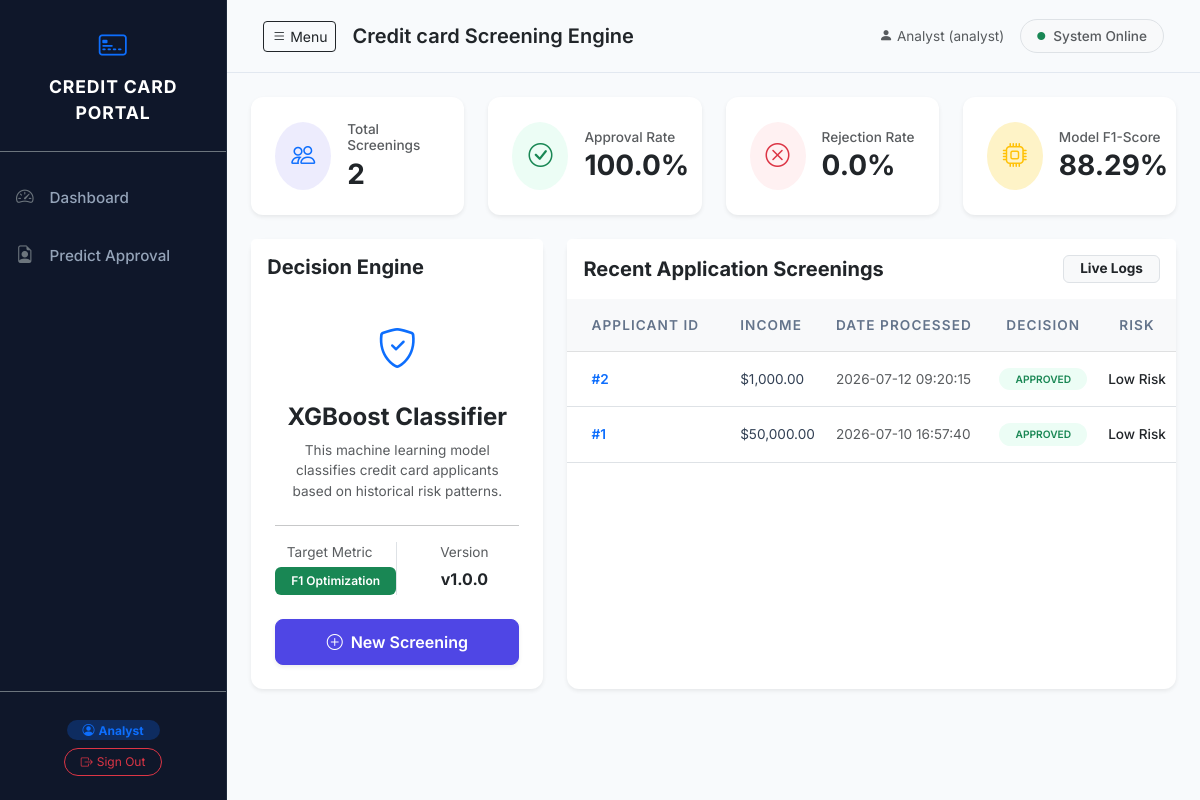
Screenshot of / (signed in) with the database file from the repository.
### app.py (models this page shows, shortened)
class User(UserMixin, db.Model):
    __tablename__ = 'Users'
    UserID   = db.Column(db.Integer, primary_key=True, autoincrement=True)
    Name     = db.Column(db.String(100), nullable=False)
    Email    = db.Column(db.String(150), nullable=False, unique=True)
    Password = db.Column(db.String(255), nullable=False)
    Role     = db.Column(db.String(50), nullable=False, default='analyst')
    applicants = db.relationship('ApplicantDetail', backref='user', lazy=True)

class MLModel(db.Model):
    __tablename__ = 'ML_Model'
    ModelID       = db.Column(db.Integer, primary_key=True, autoincrement=True)
    ModelName     = db.Column(db.String(100), nullable=False)
    AlgorithmType = db.Column(db.String(100), nullable=False)
    Accuracy      = db.Column(db.Float, nullable=False)
    MoreFile      = db.Column(db.String(255), default=None)
    predictions = db.relationship('ApprovalPrediction', backref='model', lazy=True)

class ApprovalPrediction(db.Model):
    __tablename__ = 'Approval_Prediction'
    PredictionID   = db.Column(db.Integer, primary_key=True, autoincrement=True)
    ApplicantID    = db.Column(db.Integer, db.ForeignKey('Applicant_Details.ApplicantID'), nullable=False, unique=True)
    ModelID        = db.Column(db.Integer, db.ForeignKey('ML_Model.ModelID'), nullable=False)
    ApprovalResult = db.Column(db.String(20), nullable=False)
    RiskCategory   = db.Column(db.String(50), nullable=False)
    PredictionDate = db.Column(db.DateTime, nullable=False, default=lambda: datetime.now(timezone.utc))

class ApplicantDetail(db.Model):
    __tablename__ = 'Applicant_Details'
    ApplicantID      = db.Column(db.Integer, primary_key=True, autoincrement=True)
    UserID           = db.Column(db.Integer, db.ForeignKey('Users.UserID'), nullable=False)
    Gender           = db.Column(db.String(10), nullable=False, default='Unknown')
    OwnCar           = db.Column(db.String(5), nullable=False, default='N')
    OwnRealty        = db.Column(db.String(5), nullable=False, default='N')
    ChildrenCount    = db.Column(db.Integer, nullable=False, default=0)
    IncomeTotal      = db.Column(db.Float, nullable=False, default=0.0)
    IncomeType       = db.Column(db.String(50), nullable=False)
    EducationType    = db.Column(db.String(100), nullable=False)
    FamilyStatus     = db.Column(db.String(50), nullable=False)
    HousingType      = db.Column(db.String(50), nullable=False)
    DaysBirth        = db.Column(db.Integer, nullable=False, default=0)
    EmploymentDays   = db.Column(db.Integer, nullable=False)
    WorkPhone        = db.Column(db.Integer, nullable=False, default=0)
    Phone            = db.Column(db.Integer, nullable=False, default=0)
    EmailFlag        = db.Column(db.Integer, nullable=False, default=0)
    OccupationType   = db.Column(db.String(100), nullable=False, default='Unknown')
    FamilyMembersCount = db.Column(db.Float, nullable=False, default=1.0)
    credit_histories = db.relationship('CreditHistory', backref='applicant', lazy=True)
    prediction = db.relationship('ApprovalPrediction', backref='applicant', uselist=False, lazy=True)

### app.py (the view)
@app.route('/')
@login_required
def home():
    try:
        total_applicants = ApplicantDetail.query.count()
        total_predictions = ApprovalPrediction.query.count()
        approved_count = ApprovalPrediction.query.filter_by(ApprovalResult='Approved').count()
        rejected_count = ApprovalPrediction.query.filter_by(ApprovalResult='Rejected').count()
        approval_rate = (approved_count / total_predictions * 100) if total_predictions > 0 else 0.0
        rejection_rate = (rejected_count / total_predictions * 100) if total_predictions > 0 else 0.0
        active_model = MLModel.query.first()
        model_name = active_model.ModelName if active_model else "N/A"
        model_accuracy = active_model.Accuracy if active_model else 0.0
        recent_predictions = (
            db.session.query(ApprovalPrediction, ApplicantDetail)
            .join(ApplicantDetail, ApprovalPrediction.ApplicantID == ApplicantDetail.ApplicantID)
            .order_by(ApprovalPrediction.PredictionDate.desc())
            .limit(5)
            .all()
        )
        stats = {
            "total_applicants": total_applicants,
            "total_predictions": total_predictions,
            "approval_rate": round(approval_rate, 2),
            "rejection_rate": round(rejection_rate, 2),
            "model_name": model_name,
            "model_accuracy": round(model_accuracy * 100, 2),
            "model_f1": round(model_accuracy * 100, 2),
            "recent_predictions": recent_predictions
        }
        return render_template('home.html', stats=stats)
    except Exception as e:
        logger.error(f"Error serving dashboard homepage: {e}")
        return f"Database is initializing or encountered an error. Details: {e}", 500

### templates/home.html (shortened to what this page needs)
{% extends 'base.html' %}
{% block content %}
<div class="row g-4 mb-4">
    <div class="col-12 col-sm-6 col-xl-3">
        <div class="card border-0 shadow-sm card-hover h-100">
            <div class="card-body p-4 d-flex align-items-center">
                <div class="rounded-circle bg-primary-light p-3 me-3 text-primary">
                    <i class="bi bi-people fs-4"></i>
                </div>
                <div>
                    <h6 class="text-muted mb-1 fw-medium fs-7">Total Screenings</h6>
                    <h3 class="mb-0 fw-bold text-dark">{{ stats.total_predictions }}</h3>
                </div>
            </div>
        </div>
    </div>
    <div class="col-12 col-sm-6 col-xl-3">
        <div class="card border-0 shadow-sm card-hover h-100">
            <div class="card-body p-4 d-flex align-items-center">
                <div class="rounded-circle bg-success-light p-3 me-3 text-success">
                    <i class="bi bi-check-circle fs-4"></i>
                </div>
                <div>
                    <h6 class="text-muted mb-1 fw-medium fs-7">Approval Rate</h6>
                    <h3 class="mb-0 fw-bold text-dark">{{ stats.approval_rate }}%</h3>
                </div>
            </div>
        </div>
    </div>
    <div class="col-12 col-sm-6 col-xl-3">
        <div class="card border-0 shadow-sm card-hover h-100">
            <div class="card-body p-4 d-flex align-items-center">
                <div class="rounded-circle bg-danger-light p-3 me-3 text-danger">
                    <i class="bi bi-x-circle fs-4"></i>
                </div>
                <div>
                    <h6 class="text-muted mb-1 fw-medium fs-7">Rejection Rate</h6>
                    <h3 class="mb-0 fw-bold text-dark">{{ stats.rejection_rate }}%</h3>
                </div>
            </div>
        </div>
    </div>
    <div class="col-12 col-sm-6 col-xl-3">
        <div class="card border-0 shadow-sm card-hover h-100">
            <div class="card-body p-4 d-flex align-items-center">
                <div class="rounded-circle bg-warning-light p-3 me-3 text-warning">
                    <i class="bi bi-cpu fs-4"></i>
                </div>
                <div>
                    <h6 class="text-muted mb-1 fw-medium fs-7">Model F1-Score</h6>
                    <h3 class="mb-0 fw-bold text-dark">{{ stats.model_f1 }}%</h3>
                </div>
            </div>
        </div>
    </div>
</div>
<div class="row g-4">
    <div class="col-12 col-lg-4">
        <div class="card border-0 shadow-sm h-100">
            <div class="card-header bg-white border-0 py-3">
                <h5 class="mb-0 fw-bold text-dark">Decision Engine</h5>
            </div>
            <div class="card-body p-4 text-center">
                <div class="mb-4">
                    <i class="bi bi-shield-check text-primary fs-1"></i>
                </div>
                <h4 class="fw-bold text-dark">{{ stats.model_name }}</h4>
                <p class="text-muted mb-4 fs-7">This machine learning model classifies credit card applicants based on historical risk patterns.</p>
                <hr>
                <div class="row text-center mt-3">
                    <div class="col-6 border-end">
                        <span class="d-block text-muted fs-7 mb-1">Target Metric</span>
                        <span class="badge bg-success py-2 px-3 fw-semibold">F1 Optimization</span>
                    </div>
                    <div class="col-6">
                        <span class="d-block text-muted fs-7 mb-1">Version</span>
                        <span class="text-dark fw-bold">v1.0.0</span>
                    </div>
                </div>
                <div class="mt-4">
                    <a href="{{ url_for('predict') }}" class="btn btn-primary w-100 py-2.5 fw-semibold shadow-sm">
                        <i class="bi bi-plus-circle me-2"></i>New Screening
                    </a>
                </div>
            </div>
        </div>
    </div>
    <div class="col-12 col-lg-8">
        <div class="card border-0 shadow-sm h-100">
            <div class="card-header bg-white border-0 py-3 d-flex justify-content-between align-items-center">
                <h5 class="mb-0 fw-bold text-dark">Recent Application Screenings</h5>
                <span class="badge bg-light text-dark border py-1.5 px-3 fs-7">Live Logs</span>
            </div>
            <div class="card-body p-0">
                <div class="table-responsive">
                    <table class="table align-middle mb-0 table-hover">
                        <thead class="table-light fs-7 text-uppercase tracking-wider">
                            <tr>
                                <th class="py-3 px-4">Applicant ID</th>
                                <th class="py-3">Income</th>
                                <th class="py-3">Date Processed</th>
                                <th class="py-3 text-center">Decision</th>
                                <th class="py-3 text-center">Risk</th>
                            </tr>
                        </thead>
                        <tbody class="fs-7">
                            {% if stats.recent_predictions %}
                                {% for pred, app in stats.recent_predictions %}
                                <tr>
                                    <td class="py-3 px-4 fw-semibold text-primary">#{{ app.ApplicantID }}</td>
                                    <td class="py-3">${{ "{:,.2f}".format(app.IncomeTotal) }}</td>
                                    <td class="py-3 text-muted">{{ pred.PredictionDate.strftime('%Y-%m-%d %H:%M:%S') }}</td>
                                    <td class="py-3 text-center">
                                        {% if pred.ApprovalResult == 'Approved' %}
                                            <span class="badge bg-success-light text-success px-3 py-1.5 rounded-pill fw-semibold">APPROVED</span>
                                        {% else %}
                                            <span class="badge bg-danger-light text-danger px-3 py-1.5 rounded-pill fw-semibold">REJECTED</span>
                                        {% endif %}
                                    </td>
                                    <td class="py-3 text-center fw-medium text-dark">{{ pred.RiskCategory }}</td>
                                </tr>
                                {% endfor %}
                            {% endif %}
                        </tbody>
                    </table>
                </div>
            </div>
        </div>
    </div>
</div>
{% endblock %}

### templates/base.html (shortened to what this page needs)
<!DOCTYPE html>
<html lang="en">
<head>
    <link href="https://cdn.jsdelivr.net/npm/bootstrap@5.3.0/dist/css/bootstrap.min.css" rel="stylesheet">
    <link rel="stylesheet" href="https://cdn.jsdelivr.net/npm/bootstrap-icons@1.10.0/font/bootstrap-icons.css">
    <link rel="stylesheet" href="{{ url_for('static', filename='css/style.css') }}">
</head>
<body>
    <div class="d-flex" id="wrapper">
        <div class="bg-dark text-white border-end" id="sidebar-wrapper">
            <div class="sidebar-heading text-center py-4 border-bottom border-secondary">
                <i class="bi bi-credit-card-2-front fs-3 text-primary d-block mb-2"></i>
                <span class="fw-bold tracking-wide">CREDIT CARD PORTAL</span>
            </div>
            <div class="list-group list-group-flush my-3">
                <a href="{{ url_for('home') }}" class="list-group-item list-group-item-action bg-dark text-white py-3 border-0">
                    <i class="bi bi-speedometer2 me-3 text-secondary"></i>Dashboard
                </a>
                <a href="{{ url_for('predict') }}" class="list-group-item list-group-item-action bg-dark text-white py-3 border-0">
                    <i class="bi bi-file-earmark-person me-3 text-secondary"></i>Predict Approval
                </a>
            </div>
            <div class="sidebar-footer text-center py-4 border-top border-secondary mt-auto">
                {% if current_user.is_authenticated %}
                    <div class="mb-2">
                        <span class="badge bg-primary bg-opacity-25 text-primary px-3 py-1 rounded-pill fs-8">
                            <i class="bi bi-person-circle me-1"></i>{{ current_user.Name }}
                        </span>
                    </div>
                    <a href="{{ url_for('logout') }}" class="btn btn-outline-danger btn-sm px-3 py-1 rounded-pill fs-8">
                        <i class="bi bi-box-arrow-right me-1"></i>Sign Out
                    </a>
                {% else %}
                    <a href="{{ url_for('login') }}" class="btn btn-outline-primary btn-sm px-3 py-1 rounded-pill fs-8">
                        <i class="bi bi-box-arrow-in-right me-1"></i>Sign In
                    </a>
                {% endif %}
            </div>
        </div>
        <div id="page-content-wrapper" class="w-100 bg-light-gray">
            <nav class="navbar navbar-expand-lg navbar-light navbar-custom py-3 px-4">
                <div class="container-fluid">
                    <button class="btn btn-outline-dark btn-sm" id="menu-toggle">
                        <i class="bi bi-list"></i> Menu
                    </button>
                    <span class="navbar-brand ms-3 fw-semibold text-dark">Credit card Screening Engine</span>
                    <div class="ms-auto d-flex align-items-center gap-3">
                        {% if current_user.is_authenticated %}
                            <span class="text-muted fs-7 d-none d-md-inline">
                                <i class="bi bi-person-fill me-1"></i>{{ current_user.Name }} ({{ current_user.Role }})
                            </span>
                        {% endif %}
                        <div class="d-flex align-items-center text-muted fs-7 border rounded-pill px-3 py-1.5 bg-light">
                            <i class="bi bi-circle-fill text-success small me-2" style="font-size: 0.5rem;"></i>
                            <span class="fw-medium">System Online</span>
                        </div>
                    </div>
                </div>
            </nav>
            <div class="container-fluid py-4 px-4">
                {% block content %}{% endblock %}
            </div>
        </div>
    </div>
</body>
</html>

### rows the page displays
User: Name "Analyst", Role "analyst"
MLModel: model_name "XGBoost Classifier"
ApprovalPrediction: ApplicantID "2", PredictionDate "2026-07-12 09:20:15", ApprovalResult "APPROVED", RiskCategory "Low Risk"
ApplicantDetail: IncomeTotal "1,000.00"
ApprovalPrediction: ApplicantID "1", PredictionDate "2026-07-10 16:57:40", ApprovalResult "APPROVED", RiskCategory "Low Risk"
ApplicantDetail: IncomeTotal "50,000.00"

### other values shown
{{ stats.total_predictions }} "2"
{{ stats.approval_rate }} "100.0"
{{ stats.rejection_rate }} "0.0"
{{ stats.model_f1 }} "88.29"
